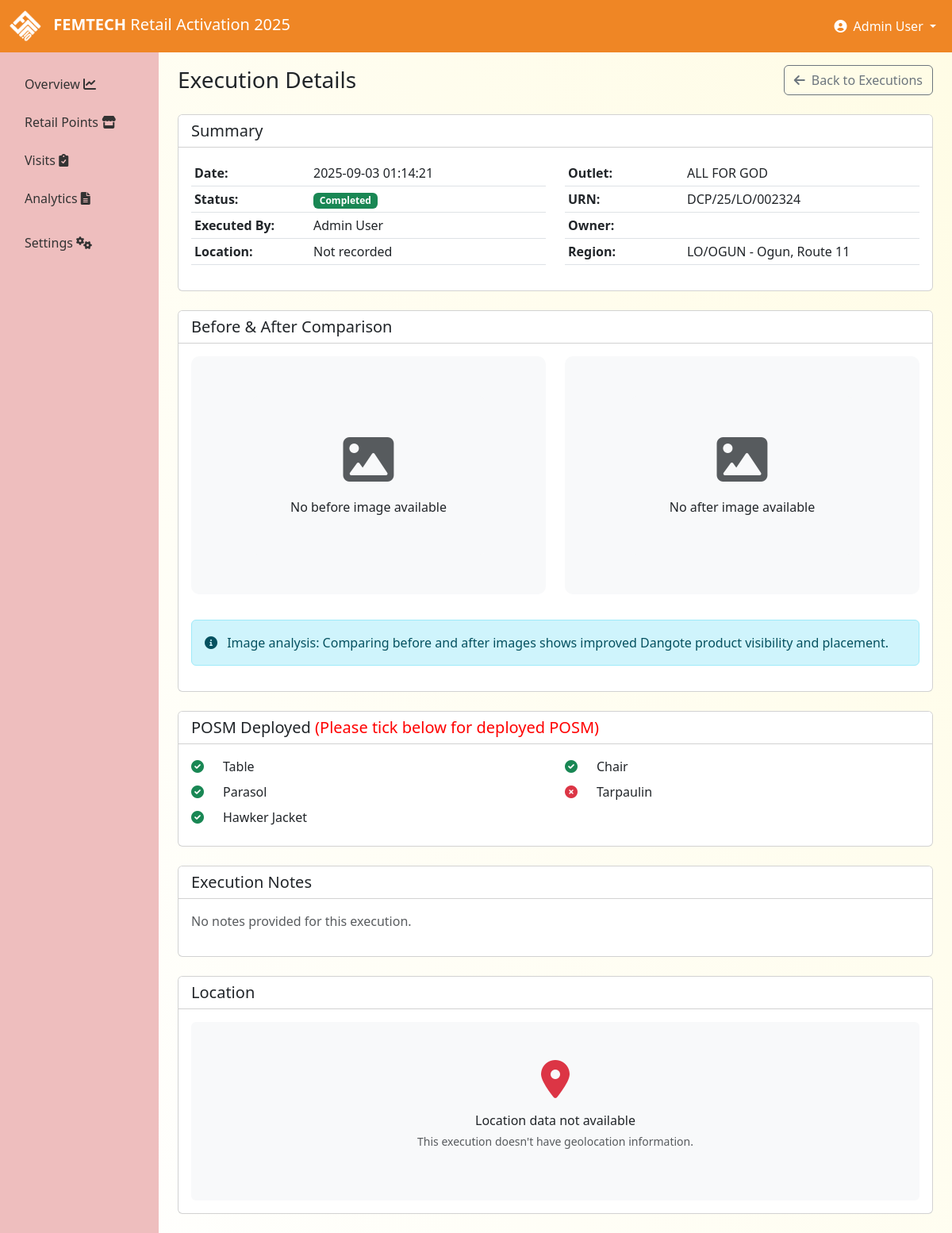
Page /execution/1 (signed in) on the committed database.
### tables this page shows
CREATE TABLE profile (
        id INTEGER PRIMARY KEY,
        company_name TEXT NOT NULL DEFAULT 'DANGOTE',
        app_title TEXT NOT NULL DEFAULT 'POSM Retail Activation 2025',
        primary_color TEXT NOT NULL DEFAULT '#fdcc03',
        secondary_color TEXT NOT NULL DEFAULT '#f8f9fa',
        accent_color TEXT NOT NULL DEFAULT '#343a40',
        logo_path TEXT DEFAULT 'img/dangote-logo.png',
        favicon_path TEXT DEFAULT 'img/favicon.png',
        company_address TEXT,
        company_phone TEXT,
        company_email TEXT,
        company_website TEXT,
        footer_text TEXT,
        created_at TEXT DEFAULT CURRENT_TIMESTAMP,
        updated_at TEXT DEFAULT CURRENT_TIMESTAMP
    );

CREATE TABLE users (
        id INTEGER PRIMARY KEY,
        username TEXT UNIQUE,
        password TEXT,
        full_name TEXT,
        role TEXT,
        region TEXT,
        state TEXT,
        lga TEXT
    , is_active INTEGER DEFAULT 1, created_at TEXT, updated_at TEXT, last_login TEXT, failed_login_attempts INTEGER DEFAULT 0, locked_until TEXT, email TEXT, phone TEXT);

CREATE TABLE executions (
        id INTEGER PRIMARY KEY,
        outlet_id INTEGER,
        agent_id INTEGER,
        execution_date TEXT,
        before_image TEXT,
        after_image TEXT,
        latitude REAL,
        longitude REAL,
        notes TEXT,
        products_available TEXT,
        execution_score REAL,
        status TEXT, before_image_thumbnail TEXT, after_image_thumbnail TEXT, created_at TEXT, updated_at TEXT, completion_time TEXT, review_status TEXT, reviewer_id INTEGER, review_notes TEXT, gps_accuracy REAL, device_info TEXT, upload_method TEXT,
        FOREIGN KEY (outlet_id) REFERENCES outlets (id),
        FOREIGN KEY (agent_id) REFERENCES users (id)
    );

CREATE TABLE outlets (
        id INTEGER PRIMARY KEY,
        urn TEXT UNIQUE,
        outlet_name TEXT,
        customer_name TEXT,
        address TEXT,
        phone TEXT,
        outlet_type TEXT,
        local_govt TEXT,
        state TEXT,
        region TEXT
    , is_active INTEGER DEFAULT 1, created_at TEXT, updated_at TEXT);

### pykes/routes.py (the view)
    @app.route('/execution/<int:execution_id>')
    @login_required
    def execution_detail(execution_id):
        with get_db_cursor() as (conn, cursor):
            cursor.execute(
                """SELECT e.*, o.outlet_name, o.urn, o.state, o.region, o.local_govt,
                   o.customer_name, o.address, o.outlet_type, u.full_name as agent_name
                   FROM executions e
                   JOIN outlets o ON e.outlet_id = o.id
                   JOIN users u ON e.agent_id = u.id
                   WHERE e.id = ?""",
                (execution_id,)
            )
            execution = cursor.fetchone()
        if not execution:
            flash('Visitation not found', 'danger')
            return redirect(url_for('executions'))
        products = json.loads(execution['products_available']) if execution['products_available'] else {}
        return render_template('execution_detail.html', execution=execution, products=products)

### templates/execution_detail.html (shortened to what this page needs)
{% extends 'base.html' %}
{% block head_extra %}
<link rel="stylesheet" href="https://unpkg.com/leaflet@1.9.4/dist/leaflet.css"/>
{% endblock %}
{% block content %}
<div class="container-fluid">
    <div class="d-flex justify-content-between align-items-center mb-4">
        <h1 class="h3 mb-0">Execution Details</h1>
        <div>
            <a href="{{ url_for('executions') }}" class="btn btn-outline-secondary">
                <i class="fas fa-arrow-left me-1"></i> Back to Executions
            </a>
        </div>
    </div>
    <div class="card mb-4">
        <div class="card-header bg-white">
            <h5 class="card-title mb-0">Summary</h5>
        </div>
        <div class="card-body">
            <div class="row">
                <div class="col-md-6">
                    <table class="table table-sm">
                        <tr>
                            <th style="width: 150px">Date:</th>
                            <td>{{ execution.execution_date }}</td>
                        </tr>
                        <tr>
                            <th>Status:</th>
                            <td>
                                {% if execution.status == 'Completed' %}
                                    <span class="badge bg-success">Completed</span>
                                {% elif execution.status == 'Pending' %}
                                    <span class="badge bg-warning">Pending</span>
                                {% else %}
                                    <span class="badge bg-danger">{{ execution.status }}</span>
                                {% endif %}
                            </td>
                        </tr>
                        <tr>
                            <th>Executed By:</th>
                            <td>{{ execution.agent_name }}</td>
                        </tr>
                        <tr>
                            <th>Location:</th>
                            <td>
                                {% if execution.latitude and execution.longitude %}
                                    {{ execution.latitude|round(6) }}, {{ execution.longitude|round(6) }}
                                {% else %}
                                    Not recorded
                                {% endif %}
                            </td>
                        </tr>
                    </table>
                </div>
                <div class="col-md-6">
                    <table class="table table-sm">
                        <tr>
                            <th style="width: 150px">Outlet:</th>
                            <td>{{ execution.outlet_name }}</td>
                        </tr>
                        <tr>
                            <th>URN:</th>
                            <td>{{ execution.urn }}</td>
                        </tr>
                        <tr>
                            <th>Owner:</th>
                            <td>{{ execution.customer_name }}</td>
                        </tr>
                        <tr>
                            <th>Region:</th>
                            <td>{{ execution.region }} - {{ execution.state }}, {{ execution.local_govt }}</td>
                        </tr>
                    </table>
                </div>
            </div>
        </div>
    </div>
    <div class="card mb-4">
        <div class="card-header bg-white">
            <h5 class="card-title mb-0">Before & After Comparison</h5>
        </div>
        <div class="card-body">
            <div class="row">
                <div class="col-md-6 mb-3">
                    <div class="execution-img-container">
                        {% if execution.before_image %}
                        <div class="execution-img-label">BEFORE</div>
                        <img src="{{ url_for('static', filename='uploads/' + execution.before_image) }}" class="execution-img" alt="Before Execution">
                        {% else %}
                        <div class="text-center p-5 bg-light rounded">
                            <i class="fas fa-image fa-4x text-muted mb-3"></i>
                            <p class="mb-0">No before image available</p>
                        </div>
                        {% endif %}
                    </div>
                </div>
                <div class="col-md-6 mb-3">
                    <div class="execution-img-container">
                        {% if execution.after_image %}
                        <div class="execution-img-label">AFTER</div>
                        <img src="{{ url_for('static', filename='uploads/' + execution.after_image) }}" class="execution-img" alt="After Execution">
                        {% else %}
                        <div class="text-center p-5 bg-light rounded">
                            <i class="fas fa-image fa-4x text-muted mb-3"></i>
                            <p class="mb-0">No after image available</p>
                        </div>
                        {% endif %}
                    </div>
                </div>
            </div>
            <div class="row mt-3">
                <div class="col-12">
                    <div class="alert alert-info">
                        <i class="fas fa-info-circle me-2"></i> Image analysis: Comparing before and after images shows improved Dangote product visibility and placement.
                    </div>
                </div>
            </div>
        </div>
    </div>
    <div class="card mb-4">
        <div class="card-header bg-white">
            <h5 class="card-title mb-0">POSM Deployed <span style="color: red;">(Please tick below for deployed POSM)</span></h5>
        </div>
        <div class="card-body">
            <div class="row">
                {% for product_name, available in products.items() %}
                <div class="col-md-6 mb-2">
                    <div class="d-flex align-items-center">
                        <div class="me-3" style="width: 24px;">
                            {% if available %}
                            <i class="fas fa-check-circle product-available"></i>
                            {% else %}
                            <i class="fas fa-times-circle product-unavailable"></i>
                            {% endif %}
                        </div>
                        <div>{{ product_name }}</div>
                    </div>
                </div>
                {% endfor %}
            </div>
        </div>
    </div>
    <div class="card mb-4">
        <div class="card-header bg-white">
            <h5 class="card-title mb-0">Execution Notes</h5>
        </div>
        <div class="card-body">
            {% if execution.notes %}
            <p>{{ execution.notes }}</p>
            {% else %}
            <p class="text-muted">No notes provided for this execution.</p>
            {% endif %}
        </div>
    </div>
    <div class="card mb-4">
        <div class="card-header bg-white">
            <h5 class="card-title mb-0">Location</h5>
        </div>
        <div class="card-body">
            {% if execution.latitude and execution.longitude %}
            <div id="map" style="height: 400px; border-radius: 8px;"></div>
            {% else %}
            <div class="d-flex justify-content-center align-items-center h-100 bg-light p-5 rounded">
                <div class="text-center">
                    <i class="fas fa-map-marker-alt fa-3x mb-3 text-danger"></i>
                    <p class="mb-1">Location data not available</p>
                    <p class="text-muted small">This execution doesn't have geolocation information.</p>
                </div>
            </div>
            {% endif %}
        </div>
    </div>
</div>
{% endblock %}

### templates/base.html (shortened to what this page needs)
<!DOCTYPE html>
<html lang="en">
<head>
    <link href="https://cdn.jsdelivr.net/npm/bootstrap@5.3.0-alpha1/dist/css/bootstrap.min.css" rel="stylesheet">
    <link rel="stylesheet" href="https://cdnjs.cloudflare.com/ajax/libs/font-awesome/6.0.0/css/all.min.css">
    {% block head_extra %}{% endblock %}
</head>
<body>
    <nav class="navbar navbar-expand-lg navbar-dark bg-primary-dangote">
        <div class="container-fluid">
            <a class="navbar-brand" href="/">
                {% if profile.logo_path %}
                    <img src="{{ url_for('static', filename=profile.logo_path) }}" alt="{{ profile.company_name }} Logo" class="login-logo">
                {% else %}
                    <img src="{{ url_for('static', filename='img/dangote-logo.png') }}" alt="{{ profile.company_name }} Logo" class="login-logo">
                {% endif %}
                <span class="logo-text">{{ profile.company_name }}</span> <span class="d-none d-md-inline">{{ profile.app_title.split('POSM')[-1].strip() if 'POSM' in profile.app_title else 'Retail Activation 2025' }}</span>
            </a>
            <div class="collapse navbar-collapse" id="navbarNav">
                <ul class="navbar-nav ms-auto">
                    {% if session.user_id %}
                    <li class="nav-item dropdown">
                        <a class="nav-link dropdown-toggle text-white" href="#" id="navbarDropdown" role="button" data-bs-toggle="dropdown">
                            <i class="fas fa-user-circle me-1"></i> {{ session.full_name }}
                        </a>
                    </li>
                    {% endif %}
                </ul>
            </div>
        </div>
    </nav>
    <div class="container-fluid">
        <div class="row">
            {% if session.user_id %}
            <div class="col-md-2 sidebar p-0 d-none d-md-block">
                <div class="d-flex flex-column p-3">
                    <ul class="nav nav-pills flex-column mb-auto">
                        <li class="nav-item">
                            <a href="{{ url_for('index') }}" class="nav-link {% if request.path == url_for('index') %}active{% endif %}">
                                Overview  <i class="fas fa-chart-line me-2"></i>
                            </a>
                        </li>
                        <li class="nav-item">
                            <a href="{{ url_for('outlets') }}" class="nav-link {% if request.path == url_for('outlets') %}active{% endif %}">
                                Retail Points  <i class="fas fa-store me-2"></i>
                            </a>
                        </li>
                        <li class="nav-item">
                            <a href="{{ url_for('executions') }}" class="nav-link {% if request.path == url_for('executions') %}active{% endif %}">
                                Visits  <i class="fas fa-clipboard-check me-2"></i>
                            </a>
                        </li>
                        <li class="nav-item">
                            <a href="{{ url_for('reports') }}" class="nav-link {% if request.path == url_for('reports') %}active{% endif %}">
                                Analytics  <i class="fas fa-file-alt me-2"></i>
                            </a>
                        </li>
                        {% if session.role == 'admin' %}
                        <li class="nav-item mt-2">
                            <a href="{{ url_for('admin.admin_dashboard') }}" class="nav-link {% if '/admin' in request.path %}active{% endif %}">
                                Settings  <i class="fas fa-cogs me-2"></i>
                            </a>
                        </li>
                        {% endif %}
                    </ul>
                </div>
            </div>
            <div class="col-md-10 pt-3 main-content">
            {% else %}
            <div class="col-12 pt-3 main-content">
            {% endif %}
                {% block content %}{% endblock %}
            </div>
        </div>
    </div>
</body>
</html>

### rows in the picture
profile: logo_path (picture), company_name "FEMTECH", app_title "Retail Activation 2025"
users: full_name "Admin User", agent_name "Admin User"
executions: execution_date "2025-09-03 01:14:21"
outlets: outlet_name "ALL FOR GOD", urn "DCP/25/LO/002324", region "LO/OGUN", state "Ogun", local_govt "Route 11"

### other values in the picture
{{ product_name }} "Table" "Chair" "Parasol" "Tarpaulin" "Hawker Jacket"
